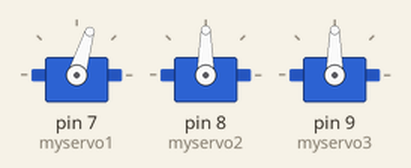
Simulated run of this sketch. Board: Arduino Uno, built with avr-gcc and run on an emulated ATmega328P. On the bench: 3 × servo.

Above: at 0.05 s.
At 0.65 s:
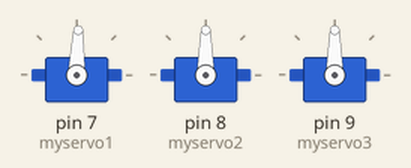
At 1.55 s:
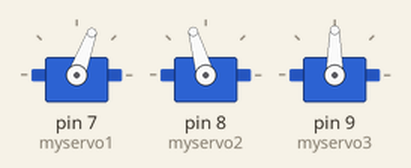
At 2.45 s:
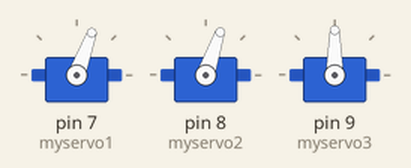
At 3.65 s:
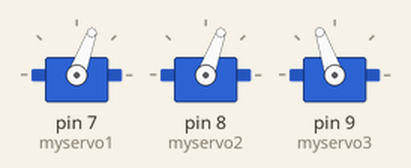
At 4.9 s:
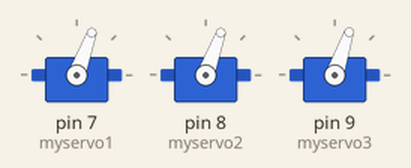
Timing chart, 0 to 6.4 s (numbered marks = the images above):
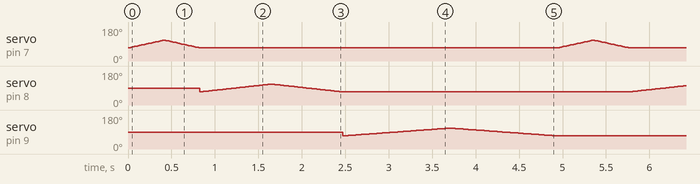

The sketch:

nest_of_crocs.ino
```cpp
/*
 * based on and very similar to
 http://www.arduino.cc/en/Tutorial/Sweep
 *
 */
#include <Servo.h>

Servo myservo1;  // create servo object to control a servo
Servo myservo2;  // create servo object to control a servo
Servo myservo3;  // create servo object to control a servo


int pos1 = 0;    // variable to store the servo position
int pos2 = 0;    // variable to store the servo position
int pos3 = 0;    // variable to store the servo position


void setup() {
  myservo1.attach(7);
  myservo2.attach(8);
  myservo3.attach(9);
}

void loop() {
  for (pos1 = 70; pos1 <= 110; pos1 += 1) {
    myservo1.write(pos1);
    delay(10);
  }
  for (pos1 = 110; pos1 >= 70; pos1 -= 1) {
      myservo1.write(pos1);
      delay(10);
  }

  for (pos2 = 70; pos2 <= 110; pos2 += 1) {
    myservo2.write(pos2);
    delay(20);
  }
  for (pos2 = 110; pos2 >= 70; pos2 -= 1) {
      myservo2.write(pos2);
      delay(20);
  }

  for (pos3 = 70; pos3 <= 110; pos3 += 1) {
    myservo3.write(pos3);
    delay(30);
  }
  for (pos3 = 110; pos3 >= 70; pos3 -= 1) {
      myservo3.write(pos3);
      delay(30);
  }

}
```
